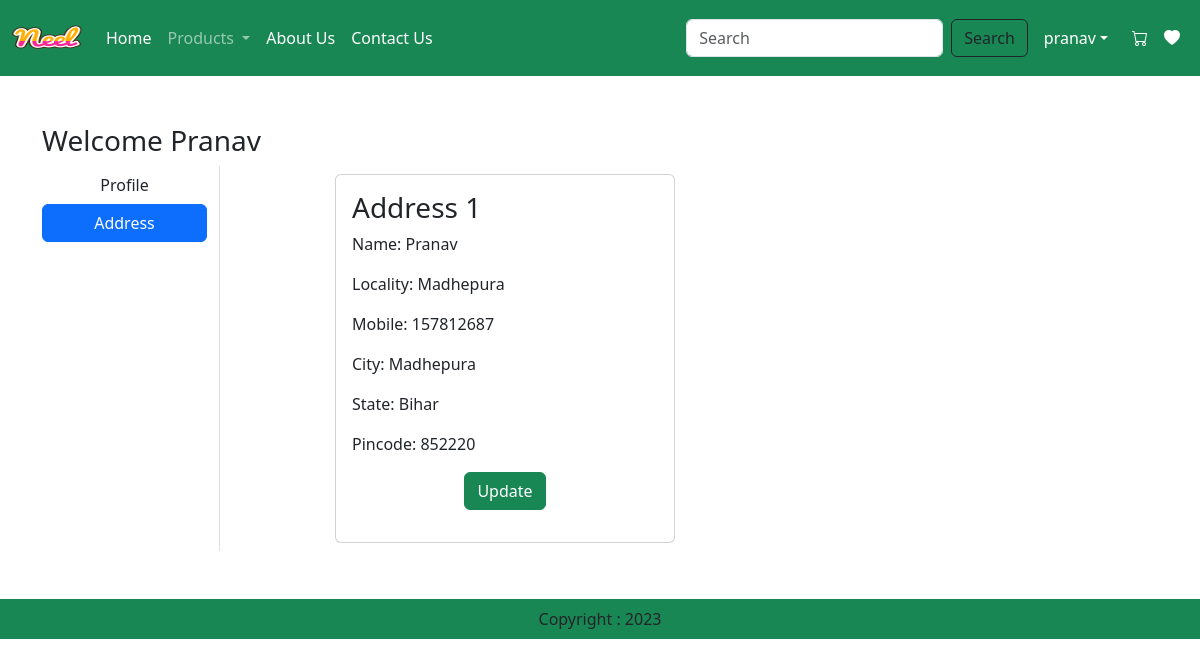
Before: /address/ (signed in) with the older database file.
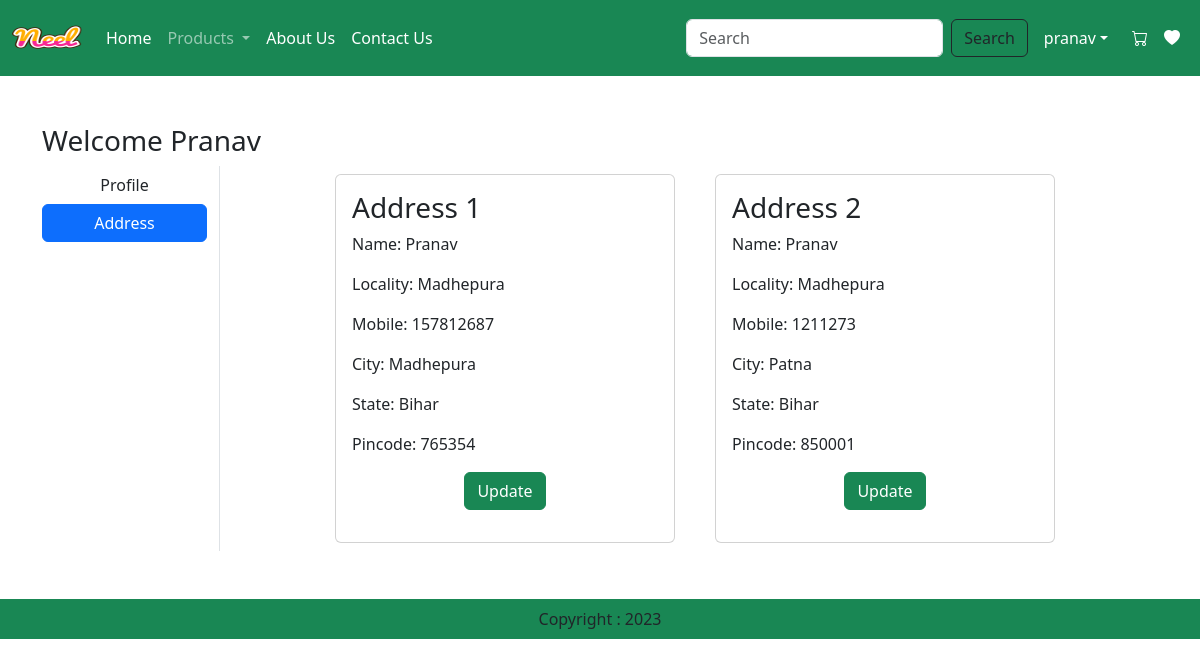
After: the same page with the newer database file.
### app/models.py (models this page shows, shortened)
class Customer(models.Model):
    user = models.ForeignKey(User, on_delete=models.CASCADE)
    name = models.CharField(max_length=200)
    locality = models.CharField(max_length=200)
    city = models.CharField(max_length=50)
    mobile = models.IntegerField(default=0)
    zipcode = models.IntegerField()
    state = models.CharField(choices=STATE_CHOICES,max_length=100)

### app/views.py (the view)
# urls.py: path('address/',views.address,name='address'),
@login_required
def address(request):
    add = Customer.objects.filter(user=request.user)
    totalitem = 0
    wishlist = 0
    loginusername = None
    if request.user.is_authenticated:
        totalitem = len(Cart.objects.filter(user=request.user))
        wishlist = len(Wishlist.objects.filter(user=request.user))
        loginusername = request.user.username
    return render(request,'app/address.html',locals())

### app/templates/app/address.html (shortened to what this page needs)
{% extends 'app/base.html' %}
{% load static %}
{% block main-content %}
    <div class="container my-5">
        <div class="row">
            <h3>Welcome <span class="text-capitalize">{{request.user}}</span></h3>
            <div class="col-sm-2 border-end">
                <ul class="list-unstyled">
                    <li class="d-grid"><a href="{% url 'profile' %}" class="btn ">Profile</a></li>
                    <li class="d-grid"><a href="{% url 'address' %}" class="btn btn-primary">Address</a></li>
                </ul>
            </div>
            <div class="col-sm-8 offset-sm-1">
                <div class="row">
                    {% for ad in add %}
                    <div class="col-sm-6">
                        <div class="card m-2">
                            <div class="card-body">
                                <h3>Address {{forloop.counter}}</h3>
                                <p>Name: {{ad.name}}</p>
                                <p>Locality: {{ad.locality}}</p>
                                <p>Mobile: {{ad.mobile}}</p>
                                <p>City: {{ad.city}}</p>
                                <p>State: {{ad.state}}</p>
                                <p>Pincode: {{ad.zipcode}}</p>
                                <p class="text-center"><a href="{% url 'updateAddress' pk=ad.id %}" type="button" class="btn btn-success">Update</a></p>
                            </div>
                        </div>
                    </div>
                    {% endfor %}
                </div>
            </div>
        </div>
    </div>
{% endblock main-content %}

Changed rows visible on the page:
changed Customer (number 1 of 2 on the later page): zipcode "852220" → "765354"
added Customer: name "Pranav", locality "Madhepura", mobile "1211273", city "Patna", state "Bihar", zipcode "850001"
